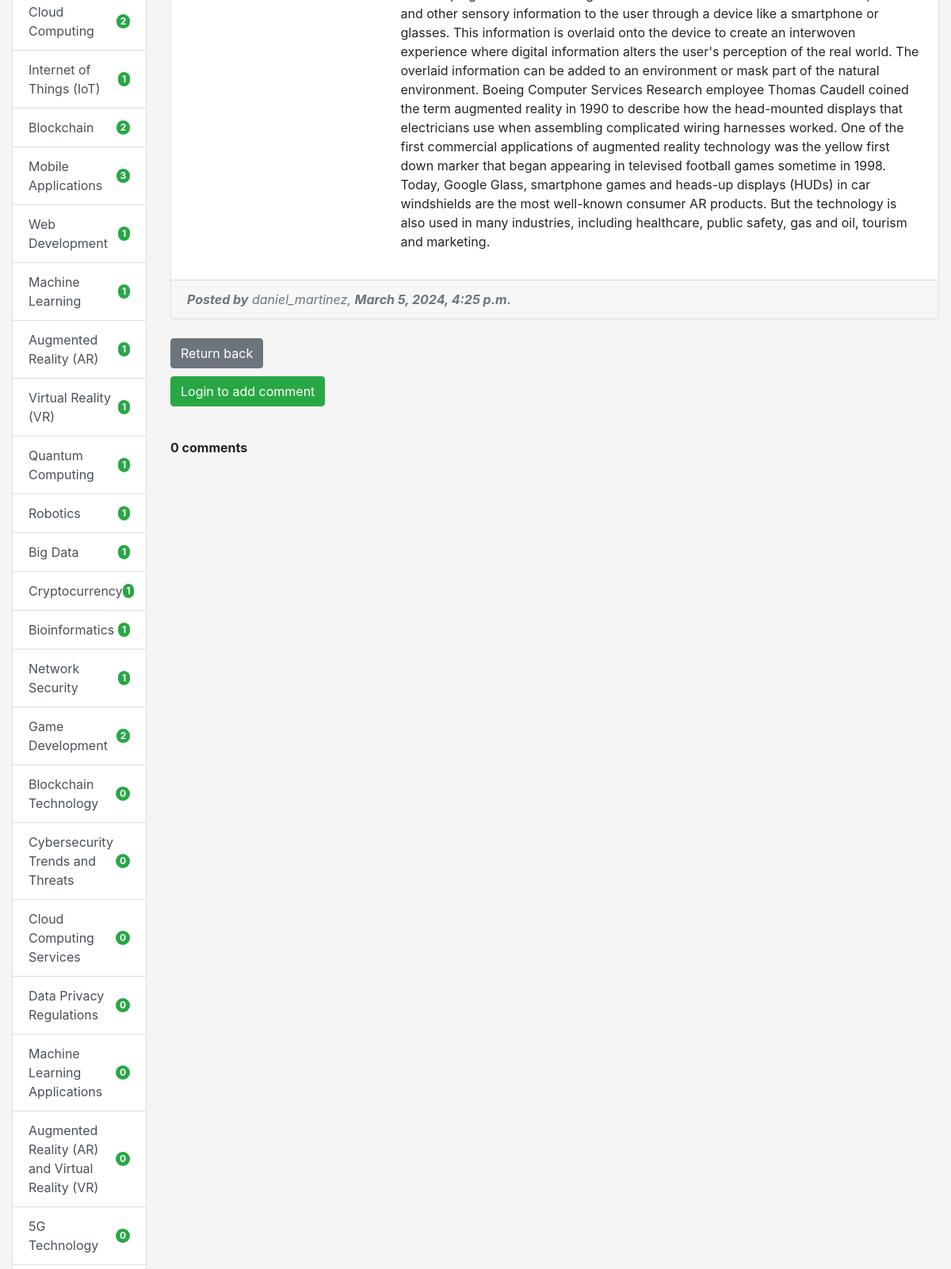
Page /newspaper/3/ (middle part) on the earlier database version.
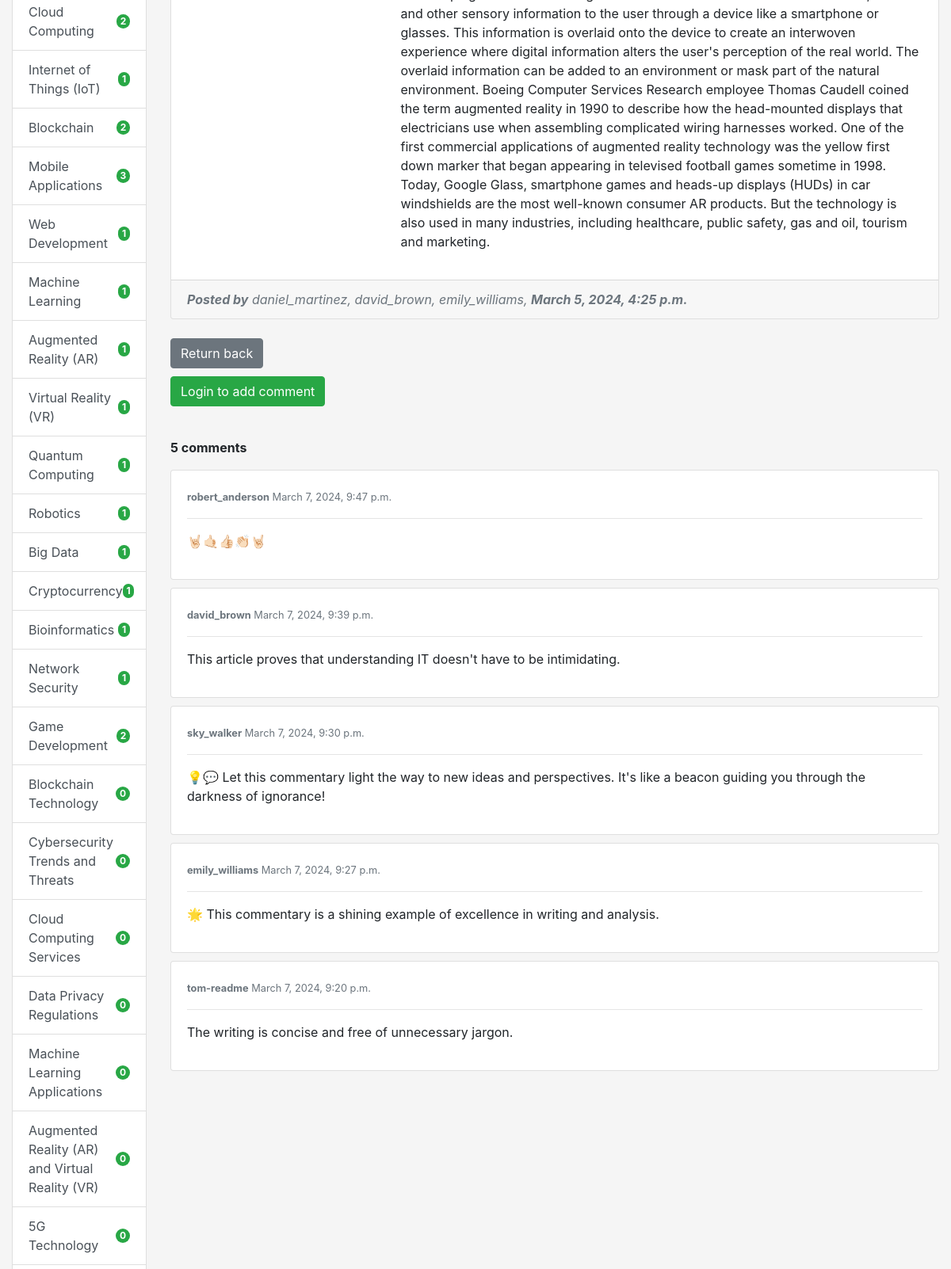
Same page on the later database version.
### newspaper_agency/models.py (models this page shows, shortened)
class Topic(models.Model):
    name = models.CharField(max_length=255, unique=True, db_index=True)
    class Meta:
        ordering = ("name",)
    def __str__(self) -> str:
        return self.name

class Redactor(AbstractUser):
    years_of_experience = models.PositiveIntegerField(default=0)
    class Meta:
        ordering = (
            "username",
            "first_name",
            "last_name",
        )
        verbose_name = "redactor"
        verbose_name_plural = "redactors"

class Newspaper(models.Model):
    title = models.CharField(max_length=255)
    content = models.TextField()
    published_date = models.DateTimeField(auto_now_add=True)
    photo = models.ImageField(upload_to="photos/%Y/%m/%d", blank=True)
    topic = models.ForeignKey(
        Topic, on_delete=models.CASCADE, related_name="newspapers"
    )
    publishers = models.ManyToManyField(
        settings.AUTH_USER_MODEL, related_name="newspapers"
    )
    class Meta:
        ordering = ("-published_date",)

class Commentary(models.Model):
    user = models.ForeignKey(
        settings.AUTH_USER_MODEL, on_delete=models.CASCADE, related_name="commentaries"
    )
    newspaper = models.ForeignKey(
        Newspaper, on_delete=models.CASCADE, related_name="commentaries"
    )
    created_time = models.DateTimeField(auto_now_add=True)
    content = models.TextField()
    class Meta:
        ordering = ("-created_time",)
        verbose_name_plural = "Commentaries"

### newspaper_agency/views.py (the view)
# urls.py: path("newspaper/<int:pk>/", NewspaperDetailView.as_view(), name="newspaper-detail"),
class NewspaperDetailView(DetailView):
    model = Newspaper
    template_name = "newspaper_agency/newspaper_detail.html"
    context_object_name = "newspaper"

### newspaper_agency/templatetags/newspaper_tags.py (called while the page is built)
@register.inclusion_tag("newspaper_agency/topics_list.html")
def show_topics():
    topics = Topic.objects.annotate(cnt=Count("newspapers"))
    return {"topics": topics}

### newspaper_agency/templates/newspaper_agency/newspaper_detail.html (shortened to what this page needs)
{% extends "base.html" %}
{% load crispy_forms_filters %}
{% block sidebar %}
  {% include "includes/sidebar.html" %}
{% endblock %}
{% block content %}
  <div class="card">
    <div class="card-body">
      <div class="row">
        <div class="col-md-3">
        </div>
        <div class="col-md-9" style="padding-left: 45px">
          <p>{{ newspaper.content }}</p>
        </div>
      </div>
    </div>
    <div class="card-footer text-muted">
      <i><strong>Posted by</strong>
        {% for publisher in newspaper.publishers.all %}
          {{ publisher.username }},
        {% endfor %}
        <strong>{{ newspaper.published_date }}</strong>
      </i>
    </div>
  </div>
  <br>
  <a class="btn btn-secondary" href="{% url 'newspaper-agency:get-topic-info' pk=newspaper.topic.pk %}">Return back</a>
  {% if user.is_authenticated %}
    <div>
      <form action="{% url 'newspaper-agency:create-comment' newspaper.pk %}" method="post" novalidate>
        {% csrf_token %}
        {{ form|crispy }}
        <div class="form-group">
          <br><label for="comment"><strong>Add a new comment:</strong></label>
          <textarea class="form-control" id="comment" name="content" rows="3" required></textarea>
        </div>
        <button type="submit" class="btn btn-success" style="margin-top: 10px">Submit</button>
      </form>
    </div>
  {% else %}
    <p><a href="{% url 'newspaper-agency:login' %}" class="btn btn-success" style="margin-top: 10px">Login to add
      comment</a></p>
  {% endif %}
  <br>
  <p>
    <strong>
      {{ newspaper.commentaries.count }}
      {% if newspaper.commentaries.count == 1 %}
        comment
      {% else %}
        comments
      {% endif %}
    </strong>
  </p>
  {% for comment in newspaper.commentaries.all %}
    <div class="card" style="margin-top: 10px">
      <div class="card-body">
        <small class="text-muted"><strong>{{ comment.user.username }}</strong> {{ comment.created_time }}</small>
        <hr>
        <p>{{ comment.content }}</p>
      </div>
    </div>
  {% endfor %}
{% endblock %}

### templates/base.html (shortened to what this page needs)
{% load static %}
<!DOCTYPE html>
<html lang="en">
<head>
  <link rel="stylesheet"
        href="https://cdn.jsdelivr.net/npm/bootstrap@4.5.3/dist/css/bootstrap.min.css"
>
  <link rel="stylesheet" href="{% static "css/styles.css" %}">
</head>
<body style="background-color: whitesmoke">
<br>
<div class="container-fluid mt-3">
  <div class="row">
    <div class="col-md-2">
      {% block sidebar %}SIDEBAR{% endblock %}
    </div>
    <div class="col-md-10">
      {% block content %}CONTTENT{% endblock %}
    </div>
  </div>
</div>
</body>
<br>
</html>

### templates/includes/sidebar.html
{% load newspaper_tags %}
{% show_topics %}

### newspaper_agency/templates/newspaper_agency/topics_list.html
<div class="list-group">
  {% for topic in topics %}
    <a href="{% url 'newspaper-agency:get-topic-info' pk=topic.pk %}"
       class="list-group-item list-group-item-action d-flex justify-content-between align-items-center">
      {{ topic.name }}
      {% if topic.cnt > 99 %}
        <span class="badge bg-success rounded-pill"
              style="color: white">
          99+
        </span>
      {% else %}
        <span class="badge bg-success rounded-pill"
              style="color: white">
          {{ topic.cnt }}
        </span>
      {% endif %}
    </a>
  {% endfor %}
</div>

### news_nexus/static/css/styles.css (style rules this page uses)
body { background-color: whitesmoke; }

Differences in the rows shown:
now on this page (row edited): Redactor: username "david_brown"
now on this page (row edited): Redactor: username "emily_williams"
computed for Newspaper: commentaries.count "0" → "5"
added Commentary: user.username "robert_anderson", created_time "March 7, 2024, 9:47 p.m.", content "🤘🏻🤙🏻👍🏻👏🏻🤘🏻"
added Commentary: user.username "david_brown", created_time "March 7, 2024, 9:39 p.m.", content "This article proves that understanding IT doesn't have to be intimidating."
added Commentary: user.username "sky_walker", created_time "March 7, 2024, 9:30 p.m.", content "💡💬 Let this commentary light the way to new ideas and perspectives. It's like a beacon guiding you through the darkness of ignorance!"
added Commentary: user.username "emily_williams", created_time "March 7, 2024, 9:27 p.m.", content "🌟 This commentary is a shining example of excellence in writing and analysis."
added Commentary: user.username "tom-readme", created_time "March 7, 2024, 9:20 p.m.", content "The writing is concise and free of unnecessary jargon."
